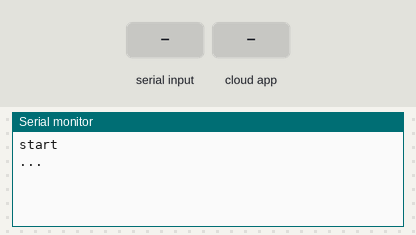
Recording of a sketch running on a simulated ESP8266 (NodeMCU). On the bench: the last lines printed to the serial monitor. Inputs (shaded band) come from the test bench. WiFi joins after 1.5 s; servers stay silent unless stated; the Firebase database answers and starts empty.

Above: at 2.7 s.
2.8 s: "LED1\n" received over Serial
At 5.0 s:
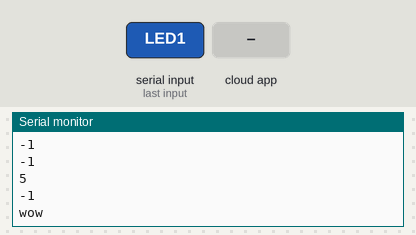
5.8 s: the phone or cloud app sets control to 0
At 7.1 s:
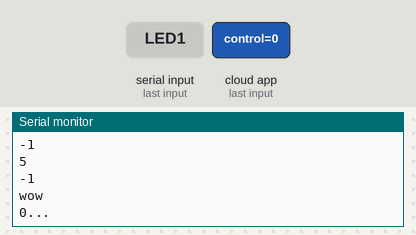
7.3 s: the phone or cloud app sets fence to 0
At 8.4 s:
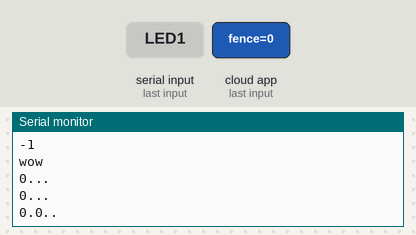
8.8 s: the phone or cloud app sets danger to 0
At 9.6 s:
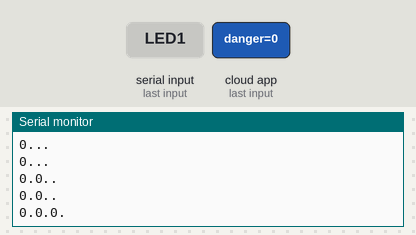
10.3 s: the phone or cloud app sets state to 0
At 10.8 s:
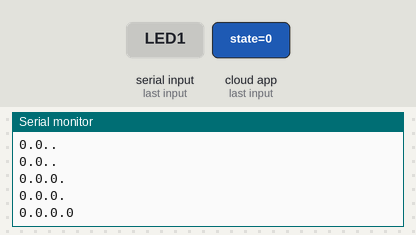
11.8 s: the phone or cloud app sets fence to 1
At 12.6 s:
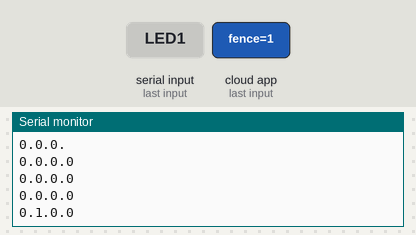
Timing chart, 0 to 14.3 s (numbered marks = the images above; inputs shaded):
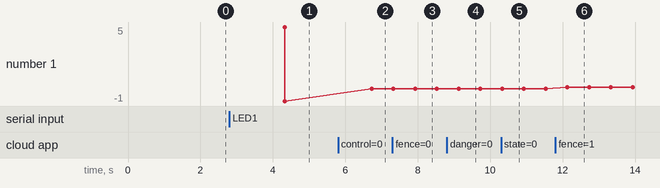

The sketch:

Wifi.ino
```cpp
#include "FirebaseESP8266.h"
#include <ESP8266WiFi.h>

#define WIFI_SSID "Vars (2)"
#define WIFI_PASSWORD "!@#!@#!@#"

#define FIREBASE_HOST "team-imbed-arduino-test.firebaseio.com"
#define FIREBASE_AUTH "5qNw9w6IbXLss4mPltKQNoHHeBd7oUVFhqgv7wYm"


FirebaseData firebaseData;
FirebaseJson json;

void printResult(FirebaseData &data);
void setup() // wifi 접속 과정.
{
  Serial.begin(9600);

  WiFi.begin(WIFI_SSID, WIFI_PASSWORD);
  while (WiFi.status() != WL_CONNECTED)
  {
    delay(500);
  }

  Firebase.begin(FIREBASE_HOST, FIREBASE_AUTH);
  Firebase.reconnectWiFi(true);

  firebaseData.setBSSLBufferSize(1024, 1024);
  firebaseData.setResponseSize(1024);
  Firebase.setReadTimeout(firebaseData, 1000 * 60);
  Firebase.setwriteSizeLimit(firebaseData, "tiny");
  Serial.println("start");
}

void loop()
{
  if(Serial.available()){
    delay(20);
    String s = Serial.readString();
    //String s = "0.0.0.0.0.0.0.0.0.0.0.0";
    //Serial.println("hi");


    int s1 = s.indexOf('.');
    int s2 = s.indexOf('.',s1+1);
    int s3 = s.indexOf('.',s2+1);
    int s4 = s.indexOf('.',s3+1);
    int s5 = s.indexOf('.',s4+1);
    int s6 = s.indexOf('.',s5+1);
    int s7 = s.indexOf('.',s6+1);
    int s8 = s.indexOf('.',s7+1);
    int s9 = s.indexOf('.',s8+1);
    int sa = s.indexOf('.',s9+1);
    int sb = s.indexOf('.',sa+1);
    int sc = s.length();

    Serial.println(s1);
    Serial.println(s2);
    Serial.println(s3);
    Serial.println(s4);
    Serial.println(s5);
    Serial.println(s6);
    Serial.println(s7);
    Serial.println(s8);
    Serial.println(s9);
    Serial.println(sa);
    Serial.println(sb);
    Serial.println(sc);
    Serial.println(s.lastIndexOf('.'));


    if(sb == s.lastIndexOf('.')){
      Serial.println("wow");
      Firebase.setInt(firebaseData, "realtime/A1", s.substring(0,s1-1).toInt());
      Firebase.setInt(firebaseData, "realtime/A2", s.substring(s1+1,s2-1).toInt());
      Firebase.setInt(firebaseData, "realtime/A3", s.substring(s2+1,s3-1).toInt());
      Firebase.setInt(firebaseData, "realtime/A4", s.substring(s3+1,s4-1).toInt());

      Firebase.setInt(firebaseData, "realtime/B1", s.substring(s4+1,s5-1).toInt());
      Firebase.setInt(firebaseData, "realtime/B2", s.substring(s5+1,s6-1).toInt());
      Firebase.setInt(firebaseData, "realtime/B3", s.substring(s6+1,s7-1).toInt());
      Firebase.setInt(firebaseData, "realtime/B4", s.substring(s7+1,s8-1).toInt());

      Firebase.setInt(firebaseData, "realtime/C1", s.substring(s8+1,s9-1).toInt());
      Firebase.setInt(firebaseData, "realtime/C2", s.substring(s9+1,sa-1).toInt());
      Firebase.setInt(firebaseData, "realtime/C3", s.substring(sa+1,sb-1).toInt());
      Firebase.setInt(firebaseData, "realtime/C4", s.substring(sb+1,sc-1).toInt());
    }


  }

  String a = "";
  String Rcon;
  String Rfen;
  String Rdan;
  String Rsta;

  if(Firebase.getString(firebaseData, "remote/control")){
  Rcon = firebaseData.stringData();
  }
  if(Firebase.getString(firebaseData, "remote/fence")){
  Rfen = firebaseData.stringData();
  }
  if(Firebase.getString(firebaseData, "result/danger")){
  Rdan = firebaseData.stringData();
  }
  if(Firebase.getString(firebaseData, "result/state")){
  Rsta = firebaseData.stringData();
  }

  a = Rcon+"."+Rfen+"."+Rdan+"."+Rsta;

  Serial.println(a);


  //Firebase.setBool(firebaseData, "BoolData", /*Bool Data*/);
  //Firebase.setInt(firebaseData, "Brightness", analogRead(pinCDS));
  //Firebase.setFloat(firebaseData, "FloatData", /*Float Data*/);
  //Firebase.setString(firebaseData, "StringData", /*String Data*/);반복


}

/*


 if(Firebase.getBool(firebaseData,"LED1")) {
  bool valLED1 = firebaseData.boolData();
  digitalWrite(pinLED1, valLED1);
 }

 if(Firebase.getBool(firebaseData, "LED2")) {
  bool valLED2 = firebaseData.boolData();
  digitalWrite(pinLED2, valLED2);
 }
 */
/* if(Firebase.getInt(firebaseData, "Int Data Tag")){
  int valInt = firebaseData.intData();
  // write Code...
 }
 if(Firebase.getFloat(firebaseData, "Float Data Tag")){
  float valFloat = firebaseData.floatData();
  // write Code...
 }
 if(Firebase.getString(firebaseData, "String Data Tag")){
  String valStr = firebaseData.stringData();
  // write Code...
 }*/
```

Measured:
- after the input at 2.8 s, the serial monitor: prints a new line after 1.5 s (image 1)
- after the input at 5.8 s, the serial monitor: prints a new line after 0.93 s (image 2)
- after the input at 7.3 s, the serial monitor: prints a new line after 0.63 s (image 3)
- after the input at 8.8 s, the serial monitor: prints a new line after 0.33 s (image 4)
- after the input at 10.3 s, the serial monitor: prints a new line at once (image 5)
- after the input at 11.8 s, the serial monitor: prints a new line after 0.33 s (image 6)
- plotted number 1: -1 → 0 after the input at 5.8 s, 0 → 0.1 after the input at 11.8 s
